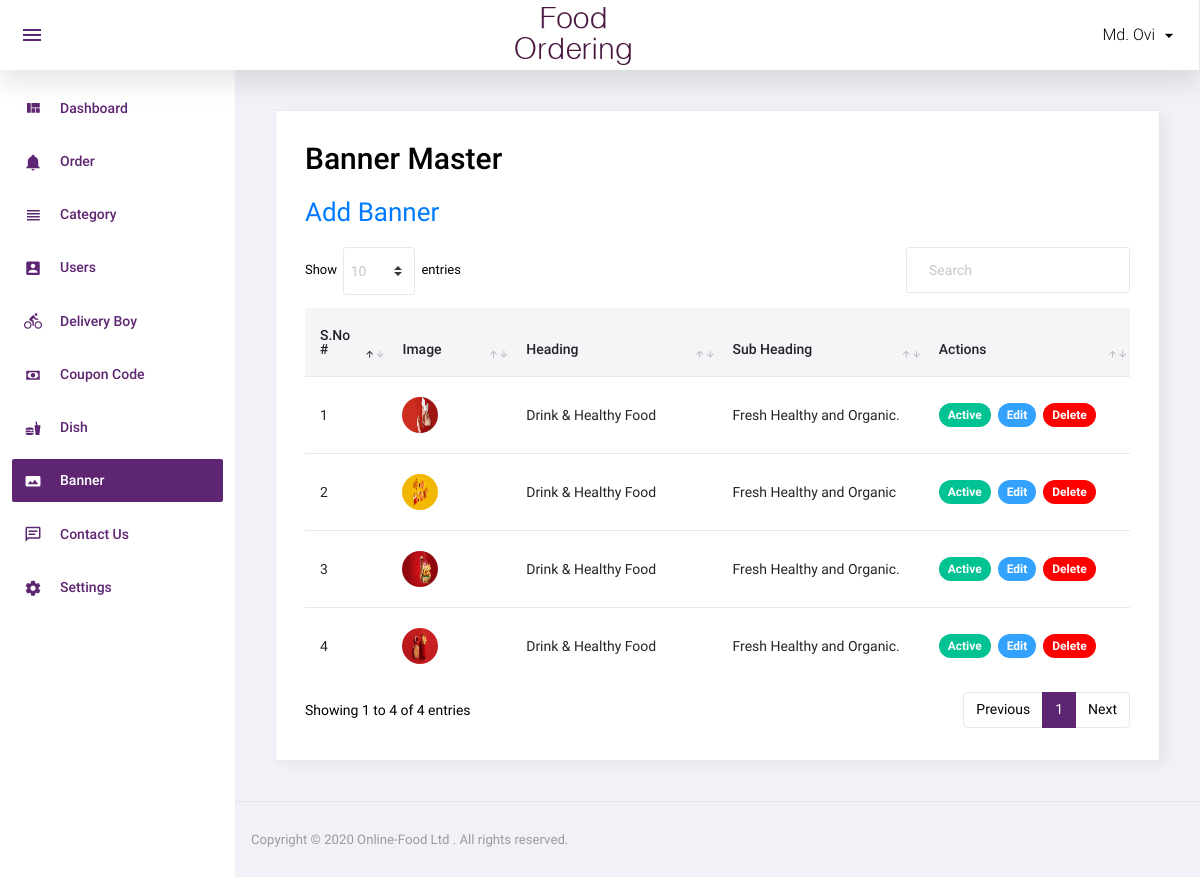
Page /admin/banner.php (signed in) on the committed database.
### tables this page shows
CREATE TABLE `banner` (
  `id` int(11) NOT NULL,
  `image` varchar(100) NOT NULL,
  `heading` varchar(500) NOT NULL,
  `sub_heading` varchar(500) NOT NULL,
  `link` varchar(100) NOT NULL,
  `link_text` varchar(100) NOT NULL,
  `banner_serial_number` int(11) NOT NULL,
  `status` int(11) NOT NULL,
  `added_on` datetime NOT NULL
);

### admin/banner.php (the view, shortened to what this page needs)
<?php
    include('top.php');
    $sql="SELECT * FROM banner ORDER BY banner_serial_number";
    $res=mysqli_query($con,$sql);
?>
<div class="card">
            <div class="card-body">
              <h1 class="grid_title">Banner Master</h1>
              <a href="add_banner.php" class="add_link">Add Banner</a>
              <div class="row grid_box">
                <div class="col-12">
                  <div class="table-responsive">
                    <table id="order-listing" class="table">
                      <thead>
                        <tr>
                            <th width="10%">S.No #</th>
                            <th width="15%">Image</th>
                            <th width="25%">Heading</th>
                            <th width="25%">Sub Heading</th>
                            <th width="25%">Actions</th>
                        </tr>
                      </thead>
                      <tbody>
                      <?php
                        if(mysqli_num_rows($res)>0) {
                           $i=1;
                           while($row=mysqli_fetch_assoc($res)){
                      ?>
                                <tr>
                                    <td><?php echo $i++;?></td>
                                    <td><a target="_blank" href="<?php echo BANNER_IMAGE_SITE_PATH.$row['image'];?>"><img src="<?php echo BANNER_IMAGE_SITE_PATH.$row['image'];?>"></a></td>
                                    <td><?php echo $row['heading'];?></td>
                                    <td><?php echo $row['sub_heading'];?></td>
                                    <td>
                                        <?php
                                            if($row['status']==1){
                                        ?>
                                              <a href="?id=<?php echo $row['id']?>&type=deactive"><span class="badge badge-pill badge-complete active_clr">Active</span></a>&nbsp;
                                        <?php
                                            }else{
                                        ?>
                                                <a href="?id=<?php echo $row['id']?>&type=active"><span class="badge badge-pill badge-complete deactive_clr">Deactive</span></a>&nbsp;
                                        <?php
                                            }
                                        ?>
                                        <a href="add_banner.php?id=<?php echo $row['id']?>"><span class="badge badge-pill badge-edit edit_clr">Edit</span></a>&nbsp;
                                        <a href="?id=<?php echo $row['id']?>&type=delete"><span class="badge badge-pill badge-danger delete_red">Delete</span></a>
                                    </td>
                                </tr>
                      <?php } } else { ?>
                            <td colspan="5" style="text-align:center;">No Data Found !</td>
                      <?php } ?>
                      </tbody>
                    </table>
                  </div>
				</div>
              </div>
            </div>
          </div>
<?php include('footer.php'); ?>

### rows in the picture
banner: image (picture), heading "Drink & Healthy Food", sub_heading "Fresh Healthy and Organic."
banner: image (picture), heading "Drink & Healthy Food", sub_heading "Fresh Healthy and Organic"
banner: image (picture), heading "Drink & Healthy Food", sub_heading "Fresh Healthy and Organic."
banner: image (picture), heading "Drink & Healthy Food", sub_heading "Fresh Healthy and Organic."

### other values in the picture
$_SESSION['ADMIN_NAME'] "Md. Ovi"
